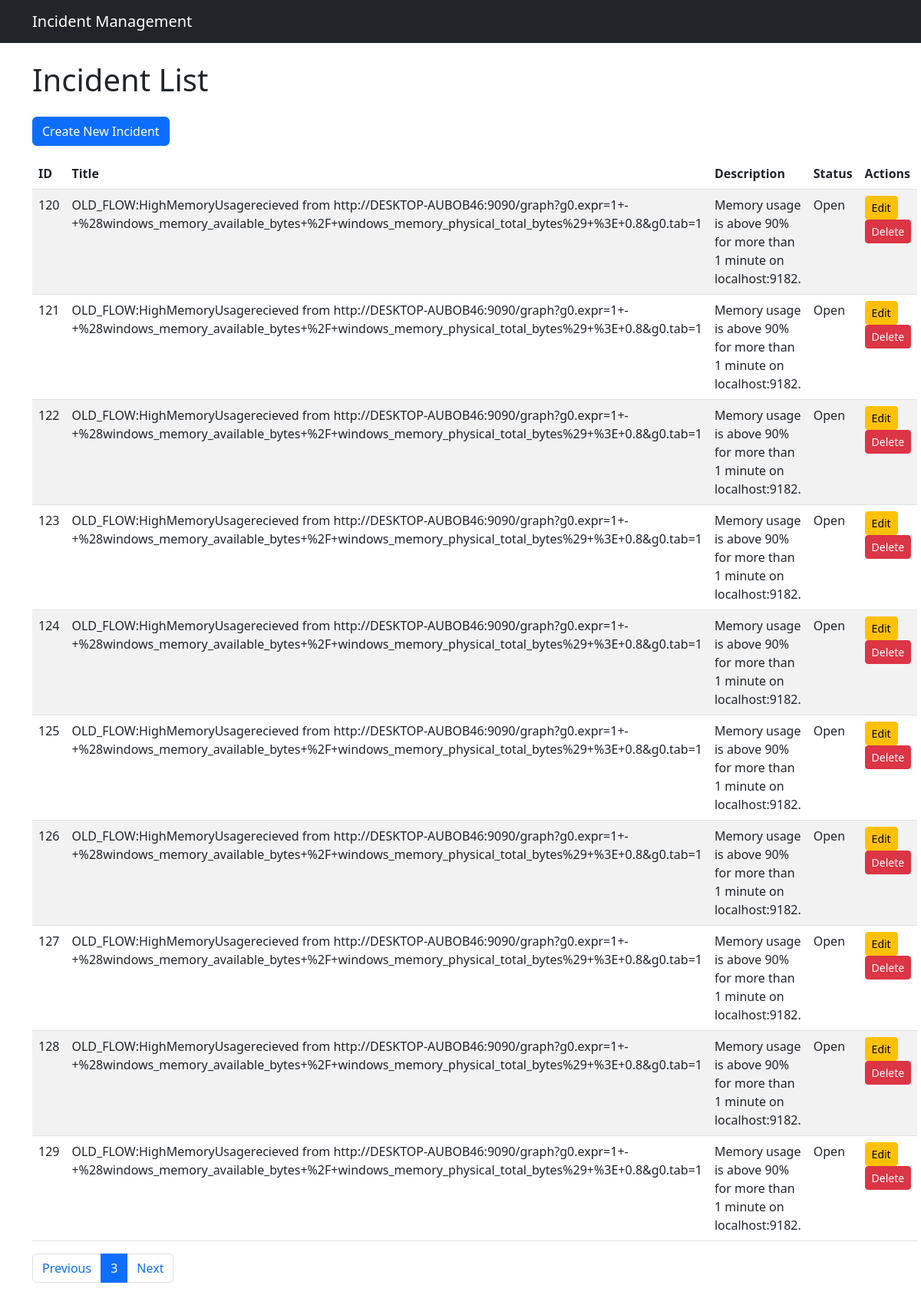
Screenshot of /ui/?page=3 with the database file from the repository.
### ITSM/models.py (models this page shows, shortened)
class Incident(models.Model):
    STATUS_CHOICES = [
        ('Open', 'Open'),
        ('In Progress', 'In Progress'),
        ('Closed', 'Closed'),
    ]
    title = models.CharField(max_length=200)
    description = models.TextField()
    status = models.CharField(max_length=20, choices=STATUS_CHOICES, default='Open')
    created_at = models.DateTimeField(auto_now_add=True)
    updated_at = models.DateTimeField(auto_now=True)

### ITSM/views.py (the view)
# urls.py: path('ui/', views.incident_list, name='incident_list'),
def incident_list(request):
    incidents = Incident.objects.all()  # Fetch all incidents
    paginator = Paginator(incidents, 10)  # Show 10 incidents per page
    page_number = request.GET.get('page')  # Get page number from the URL
    page_obj = paginator.get_page(page_number)  # Get the paginated data
    return render(request, 'incident_list.html', {'page_obj': page_obj})

### ITSM/templates/incident_list.html (shortened to what this page needs)
{% extends 'base.html' %}
{% block content %}
<h1 class="mb-4">Incident List</h1>
<a href="{% url 'incident_create' %}" class="btn btn-primary mb-3">Create New Incident</a>
<table class="table table-striped">
    <thead>
        <tr>
            <th>ID</th>
            <th>Title</th>
            <th>Description</th>
            <th>Status</th>
            <th>Actions</th>
        </tr>
    </thead>
    <tbody>
        {% for incident in page_obj %}
        <tr>
            <td>{{ incident.id }}</td>
            <td>{{ incident.title }}</td>
            <td>{{ incident.description }}</td>
            <td>{{ incident.status }}</td>
            <td>
                <a href="{% url 'incident_edit' incident.id %}" class="btn btn-sm btn-warning">Edit</a>
                <button type="button" class="btn btn-danger btn-sm" data-bs-toggle="modal" data-bs-target="#deleteModal" data-incident-id="{{ incident.id }}" data-incident-title="{{ incident.title }}">
                    Delete
                </button>
            </td>
        </tr>
        </div>
        {% endfor %}
<nav aria-label="Page navigation">
    <ul class="pagination">
        {% if page_obj.has_previous %}
        <li class="page-item">
            <a class="page-link" href="?page={{ page_obj.previous_page_number }}">Previous</a>
        </li>
        {% endif %}
        <li class="page-item active">
            <a class="page-link" href="#">{{ page_obj.number }}</a>
        </li>
        {% if page_obj.has_next %}
        <li class="page-item">
            <a class="page-link" href="?page={{ page_obj.next_page_number }}">Next</a>
        </li>
        {% endif %}
    </ul>
</nav>
{% endblock %}

### rows the page displays
Incident: id "120", title "OLD_FLOW:HighMemoryUsagerecieved from http://DESKTOP-AUBOB46:9090/graph?g0.expr=1+-+%28windows_memory_available_bytes+%2F+windows_memory_physical_total_bytes%29+%3E+0.8&g0.tab=1", description "Memory usage is above 90% for more than 1 minute on localhost:9182.", status "Open"
Incident: id "121", title "OLD_FLOW:HighMemoryUsagerecieved from http://DESKTOP-AUBOB46:9090/graph?g0.expr=1+-+%28windows_memory_available_bytes+%2F+windows_memory_physical_total_bytes%29+%3E+0.8&g0.tab=1", description "Memory usage is above 90% for more than 1 minute on localhost:9182.", status "Open"
Incident: id "122", title "OLD_FLOW:HighMemoryUsagerecieved from http://DESKTOP-AUBOB46:9090/graph?g0.expr=1+-+%28windows_memory_available_bytes+%2F+windows_memory_physical_total_bytes%29+%3E+0.8&g0.tab=1", description "Memory usage is above 90% for more than 1 minute on localhost:9182.", status "Open"
Incident: id "123", title "OLD_FLOW:HighMemoryUsagerecieved from http://DESKTOP-AUBOB46:9090/graph?g0.expr=1+-+%28windows_memory_available_bytes+%2F+windows_memory_physical_total_bytes%29+%3E+0.8&g0.tab=1", description "Memory usage is above 90% for more than 1 minute on localhost:9182.", status "Open"
Incident: id "124", title "OLD_FLOW:HighMemoryUsagerecieved from http://DESKTOP-AUBOB46:9090/graph?g0.expr=1+-+%28windows_memory_available_bytes+%2F+windows_memory_physical_total_bytes%29+%3E+0.8&g0.tab=1", description "Memory usage is above 90% for more than 1 minute on localhost:9182.", status "Open"
Incident: id "125", title "OLD_FLOW:HighMemoryUsagerecieved from http://DESKTOP-AUBOB46:9090/graph?g0.expr=1+-+%28windows_memory_available_bytes+%2F+windows_memory_physical_total_bytes%29+%3E+0.8&g0.tab=1", description "Memory usage is above 90% for more than 1 minute on localhost:9182.", status "Open"
Incident: id "126", title "OLD_FLOW:HighMemoryUsagerecieved from http://DESKTOP-AUBOB46:9090/graph?g0.expr=1+-+%28windows_memory_available_bytes+%2F+windows_memory_physical_total_bytes%29+%3E+0.8&g0.tab=1", description "Memory usage is above 90% for more than 1 minute on localhost:9182.", status "Open"
Incident: id "127", title "OLD_FLOW:HighMemoryUsagerecieved from http://DESKTOP-AUBOB46:9090/graph?g0.expr=1+-+%28windows_memory_available_bytes+%2F+windows_memory_physical_total_bytes%29+%3E+0.8&g0.tab=1", description "Memory usage is above 90% for more than 1 minute on localhost:9182.", status "Open"
Incident: id "128", title "OLD_FLOW:HighMemoryUsagerecieved from http://DESKTOP-AUBOB46:9090/graph?g0.expr=1+-+%28windows_memory_available_bytes+%2F+windows_memory_physical_total_bytes%29+%3E+0.8&g0.tab=1", description "Memory usage is above 90% for more than 1 minute on localhost:9182.", status "Open"
Incident: id "129", title "OLD_FLOW:HighMemoryUsagerecieved from http://DESKTOP-AUBOB46:9090/graph?g0.expr=1+-+%28windows_memory_available_bytes+%2F+windows_memory_physical_total_bytes%29+%3E+0.8&g0.tab=1", description "Memory usage is above 90% for more than 1 minute on localhost:9182.", status "Open"

### other values shown
{{ page_obj.number }} "3"
